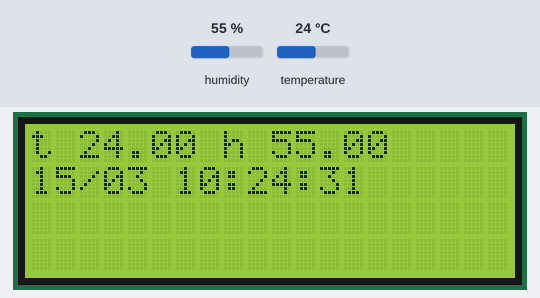
A program run on a simulated Arduino Uno, built with avr-gcc and run on an emulated ATmega328P. On the bench: 20×4 character LCD. The inputs (shaded band) are chosen by the test bench; at power-on: humidity 55 %, temperature 24 °C. The local clock reads 2024-03-15 10:24:30 at power-on unless the program sets it.

Above: at 1.2 s.
1.3 s: humidity set to 22 %
At 3.9 s:
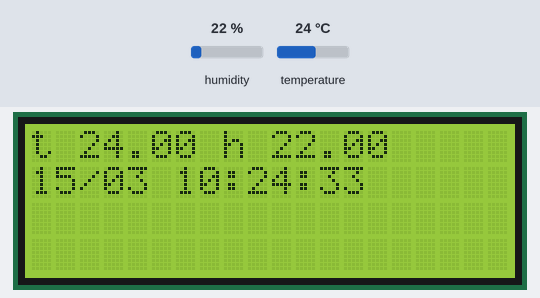
4.7 s: temperature set to 12 °C
At 6.7 s:
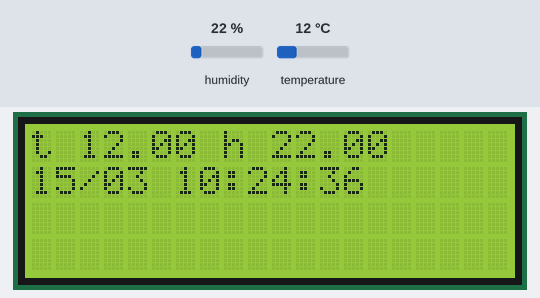
8.9 s: humidity set to 40 %
At 11.4 s:
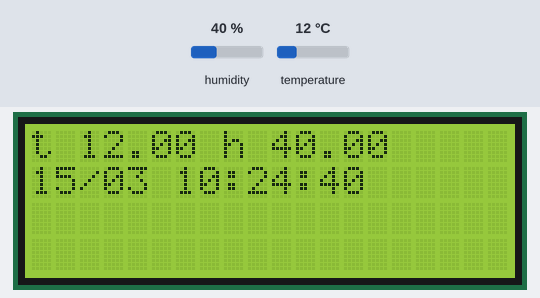
13.1 s: temperature set to 19 °C
At 16.1 s:
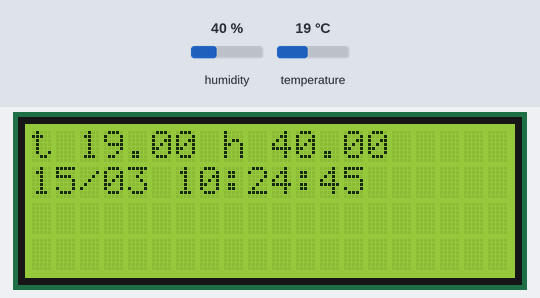
Timing chart, 0 to 17.6 s (numbered marks = the images above; inputs shaded):
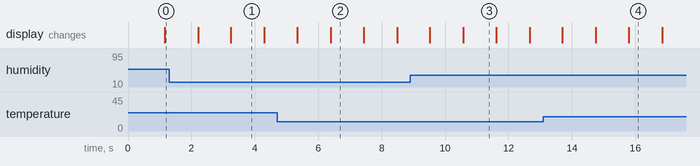

Measured:
- what the display in image 1 shows lasts 1.1 s, from 3.2 s to 4.3 s
- what the display in image 2 shows lasts 1.0 s, from 6.4 s to 7.4 s

The program:

main.cpp
```cpp
#include "Arduino.h"
#include "LiquidCrystal_I2C.h"
#include "DHT.h"
#include <Wire.h> // must be included here so that Arduino library object file references work
#include <RtcDS3231.h>

#define DHTPIN 4
#define DHTTYPE DHT11
#define countof(a) (sizeof(a) / sizeof(a[0]))

RtcDS3231<TwoWire> Rtc(Wire);
DHT dht(DHTPIN, DHTTYPE);
LiquidCrystal_I2C lcd(0x27,20,4);

/* Print date to the LCD display */
void print_date_lcd(const RtcDateTime& dt)
{
  char datestring[20];

  snprintf_P(datestring,
             countof(datestring),
             PSTR("%02u/%02u %02u:%02u:%02u"),
             dt.Day(),
             dt.Month(),
             dt.Hour(),
             dt.Minute(),
             dt.Second() );
  lcd.setCursor(0,1);
  lcd.print(datestring);
}

/* Setup the arduino */
void setup()
{
  lcd.init();
  dht.begin();
  Serial.begin(9600);

  Rtc.Begin();
  RtcDateTime compiled = RtcDateTime(__DATE__, __TIME__);

  if (!Rtc.IsDateTimeValid())
  {
      if (Rtc.LastError() != 0)
      {
          Serial.print("RTC communications error = ");
          Serial.println(Rtc.LastError());
      }
      else
      {
          Serial.println("RTC lost confidence in the DateTime!");
          Rtc.SetDateTime(compiled);
      }
  }

  if (!Rtc.GetIsRunning())
  {
      Rtc.SetIsRunning(true);
  }

  RtcDateTime now = Rtc.GetDateTime();
  if (now < compiled)
  {
      Rtc.SetDateTime(compiled);
  }
  Rtc.Enable32kHzPin(false);
  Rtc.SetSquareWavePin(DS3231SquareWavePin_ModeNone);
}


/* Print temperature to the LCD display */
void print_lcd(float t, float h) {
  lcd.backlight();
  lcd.setCursor(0,0);
  lcd.print("t ");
  lcd.setCursor(2,0);
  lcd.print(t);

  lcd.setCursor(8,0);
  lcd.print("h ");
  lcd.setCursor(10,0);
  lcd.print(h);
}

/* Get and print temperature to the LCD display */
void print_temperature() {
  float h = dht.readHumidity();
  float t = dht.readTemperature();

  if (isnan(h) || isnan(t)) {
    Serial.println(F("Failed to read from DHT sensor!"));
    print_lcd(0.00, 0.00);
    return;
  }
  print_lcd(t, h);
}

/* Get and print date to the LCD display */
void print_date() {
  if (!Rtc.IsDateTimeValid())
    {
      if (Rtc.LastError() != 0)
        {
          Serial.print("RTC communications error = ");
          Serial.println(Rtc.LastError());
        }
      else
        {
          Serial.println("RTC lost confidence in the DateTime!");
        }
    }

  RtcDateTime now = Rtc.GetDateTime();
  print_date_lcd(now);
}

/* The main loop */
void loop() {
  print_temperature();
  print_date();

  delay(1000);
}
```
